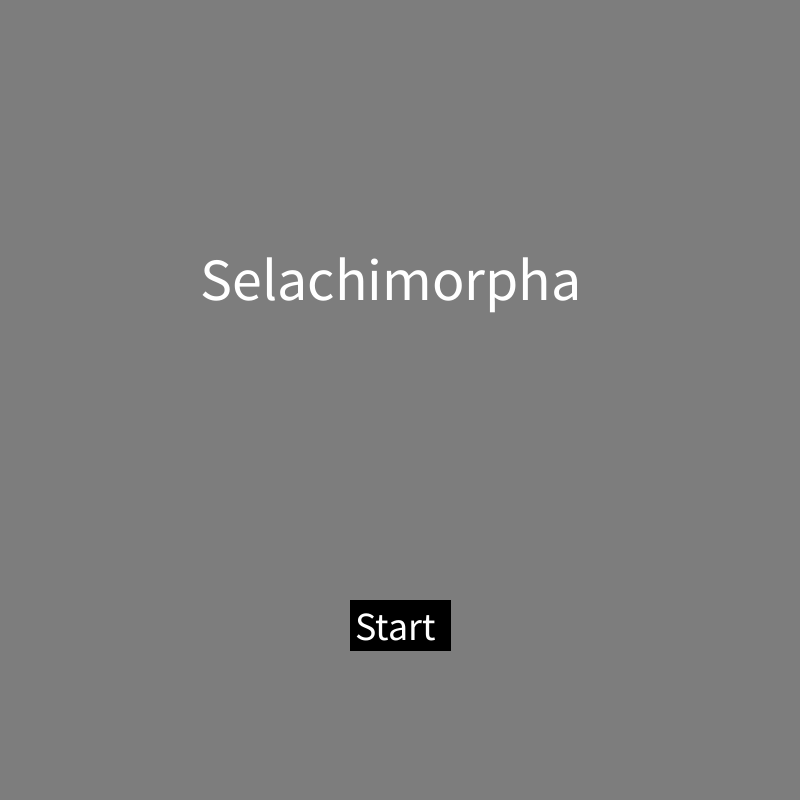
Frame 1 (no input)
Frame 60 (the mouse pressed at the canvas centre just before this capture): identical to frame 1, image omitted
Frame 120 (the mouse held since frame 60 and released just before this capture): identical to frame 1, image omitted

The Processing sketch that drew this single still picture (run headless with seeded random() and noise(); from frame 60 on, the mouse is pressed at the canvas centre):

// Processing sketch: Title_Screen_kinda_complete
// ── Title_Screen_kinda_complete.pde
void setup() {
  size(800, 800);
}
void draw() {
  background(125);
  textSize(60);
  text("Selachimorpha", width/2-200, height/2-100);
  fill(0);
  rect(width/2-50, 600, 100, 50); 
  fill(255);
  textSize(40);
  text("Start", width/2-45, 640);
  if (mouseX > width/2+50 && mouseX > width/2-50 && mouseY > 600 && mouseY < 700 && mousePressed) {
  }
}
